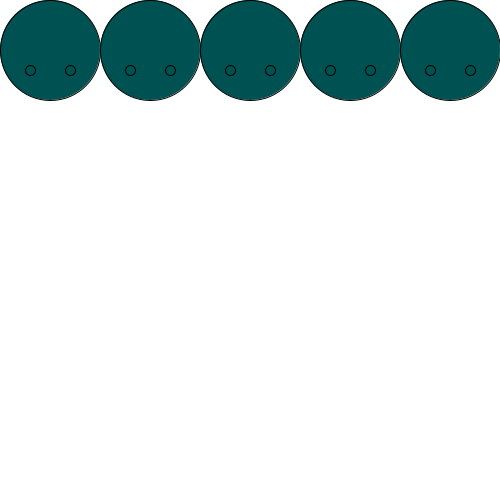
Frame 1 (no input)
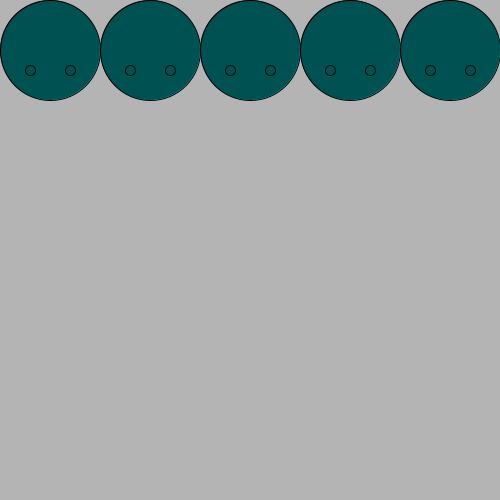
Frame 60 (the mouse pressed at the canvas centre just before this capture)
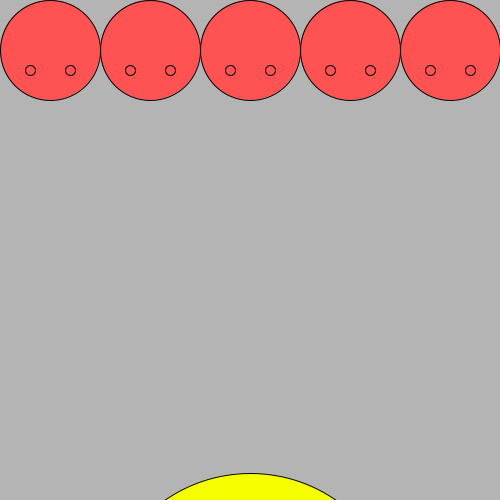
Frame 120 (the mouse held since frame 60 and released just before this capture)

The Processing sketch that drew these frames (run headless with seeded random() and noise(); from frame 60 on, the mouse is pressed at the canvas centre):

// Processing sketch: processing_171935
// ── processing_171935.pde

float counter = 0;

void setup ()
{
  size (500, 500);
  background(255);
  smooth(3);
}

void draw ()


{


  background(255);
  colorMode(RGB, 155, 155, 155);
  float counter_mouse=map(mouseX, 0, width, 0.01, 0.2);
  fill(mouseX, 50, 50);
  ellipse(50, 50, 100, 100);
  ellipse(30, 70, 10, 10);
  ellipse(70, 70, 10, 10);
  ellipse(150, 50, 100, 100);
  ellipse(130, 70, 10, 10);
  ellipse(170, 70, 10, 10);
  fill(mouseX, 50, 50);

  ellipse(250, 50, 100, 100);
  ellipse(230, 70, 10, 10);
  ellipse(270, 70, 10, 10);
  ellipse(350, 50, 100, 100);
  ellipse(330, 70, 10, 10);
  ellipse(370, 70, 10, 10); 
  ellipse(450, 50, 100, 100);
  ellipse(430, 70, 10, 10);
  ellipse(470, 70, 10, 10);

  {

    colorMode(HSB, 360, 100, 100);
    float amplitude = map (sin(counter), -1, 1, 120, 60);

    fill(amplitude, 100, 100);

    translate(250, cos(counter)*amplitude);

    ellipse(0, 600, 300, 300);
    ellipse(-40, 500, 40, 40);
    ellipse(40, 500, 40, 40);

    println(sin(counter));
    counter +=0.01;
  }
}
